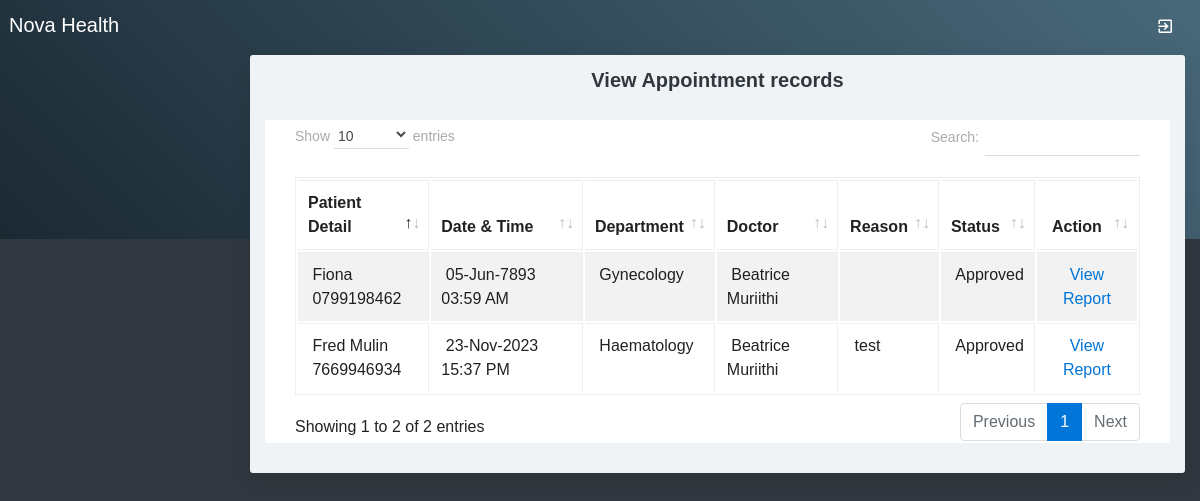
Page /viewappointment.php on the committed database.
### tables this page shows
CREATE TABLE `appointment` (
  `appointmentid` int(10) NOT NULL,
  `appointmenttype` varchar(25) NOT NULL,
  `patientid` int(10) NOT NULL,
  `roomid` int(10) NOT NULL,
  `departmentid` int(10) NOT NULL,
  `appointmentdate` date NOT NULL,
  `appointmenttime` time NOT NULL,
  `doctorid` int(10) NOT NULL,
  `status` varchar(10) NOT NULL,
  `app_reason` text NOT NULL
);

CREATE TABLE `patient` (
  `patientid` int(10) NOT NULL,
  `patientname` varchar(50) NOT NULL,
  `admissiondate` date NOT NULL,
  `admissiontime` time NOT NULL,
  `address` varchar(250) NOT NULL,
  `mobileno` varchar(15) NOT NULL,
  `city` varchar(25) NOT NULL,
  `pincode` varchar(20) NOT NULL,
  `loginid` varchar(50) NOT NULL,
  `password` varchar(25) NOT NULL,
  `bloodgroup` varchar(20) NOT NULL,
  `gender` varchar(10) NOT NULL,
  `dob` date NOT NULL,
  `status` varchar(10) NOT NULL
);

CREATE TABLE `department` (
  `departmentid` int(10) NOT NULL,
  `departmentname` varchar(100) NOT NULL,
  `description` text NOT NULL,
  `status` varchar(10) NOT NULL
);

CREATE TABLE `doctor` (
  `doctorid` int(10) NOT NULL,
  `doctorname` varchar(50) NOT NULL,
  `mobileno` varchar(15) NOT NULL,
  `departmentid` int(10) NOT NULL,
  `loginid` varchar(25) NOT NULL,
  `password` varchar(25) NOT NULL,
  `status` varchar(10) NOT NULL,
  `education` varchar(25) NOT NULL,
  `experience` float(11,1) NOT NULL,
  `consultancy_charge` float(10,2) NOT NULL
);

### viewappointment.php (the view, shortened to what this page needs)
<?php
include("adformheader.php");
include("dbconnection.php");
?>
<div class="container-fluid">
  <div class="block-header">
    <h2 class="text-center">View Appointment records</h2>
  </div>
<div class="card">
  <section class="container">
    <table class="table table-bordered table-striped table-hover js-basic-example dataTable">
      <thead>
        <tr>
          <th>Patient Detail</th>
          <th>Date & Time</th>
          <th>Department</th>
          <th>Doctor</th>
          <th>Reason</th>
          <th>Status</th>
          <th><div align="center">Action</div></th>
        </tr>
        </thead>
        <tbody>
          <?php
		$sql ="SELECT * FROM appointment WHERE (status !='')";
		$qsql = mysqli_query($con,$sql);
		while($rs = mysqli_fetch_array($qsql))
		{
			$sqlpat = "SELECT * FROM patient WHERE patientid='$rs[patientid]'";
			$qsqlpat = mysqli_query($con,$sqlpat);
			$rspat = mysqli_fetch_array($qsqlpat);
			$sqldept = "SELECT * FROM department WHERE departmentid='$rs[departmentid]'";
			$qsqldept = mysqli_query($con,$sqldept);
			$rsdept = mysqli_fetch_array($qsqldept);
			$sqldoc= "SELECT * FROM doctor WHERE doctorid='$rs[doctorid]'";
			$qsqldoc = mysqli_query($con,$sqldoc);
			$rsdoc = mysqli_fetch_array($qsqldoc);
        echo "<tr>
          <td>&nbsp;$rspat[patientname]<br>&nbsp;$rspat[mobileno]</td>
			 <td>&nbsp;" . date("d-M-Y",strtotime($rs['appointmentdate'])) . " &nbsp; " . date("H:i A",strtotime($rs['appointmenttime'])) . "</td>
		    <td>&nbsp;$rsdept[departmentname]</td>
			   <td>&nbsp;$rsdoc[doctorname]</td>
			    <td>&nbsp;$rs[app_reason]</td>
			    <td>&nbsp;$rs[status]</td>
          <td><div align='center'>";
		  if($rs['status'] != "Approved")
		  {
				  if(!(isset($_SESSION['patientid'])))
				  {
						  echo "<a href='appointmentapproval.php?editid=$rs[appointmentid]'>Approve</a><hr>";
				  }
				 echo "  <a href='viewappointment.php?delid=$rs[appointmentid]'>Delete</a>";
		  }
		  else
		  {
				echo "<a href='patientreport.php?patientid=$rs[patientid]&appointmentid=$rs[appointmentid]'>View Report</a>";
		  }
		 echo "</center></td></tr>";
		}
		?>
      </tbody>
    </table>
</section>
</div>
</div>
<?php
include("adformfooter.php");
?>

### rows in the picture
appointment: patientid.patientname "Fred Mulin", patientid.mobileno "7669946934", appointmentdate "23-Nov-2023", appointmenttime "15:37 PM", departmentid.departmentname "Haematology", doctorid.doctorname "Beatrice Muriithi", app_reason "test", status "Approved"
appointment: patientid.patientname "Fiona", patientid.mobileno "0799198462", appointmentdate "05-Jun-7893", appointmenttime "03:59 AM", departmentid.departmentname "Gynecology", doctorid.doctorname "Beatrice Muriithi", status "Approved"
